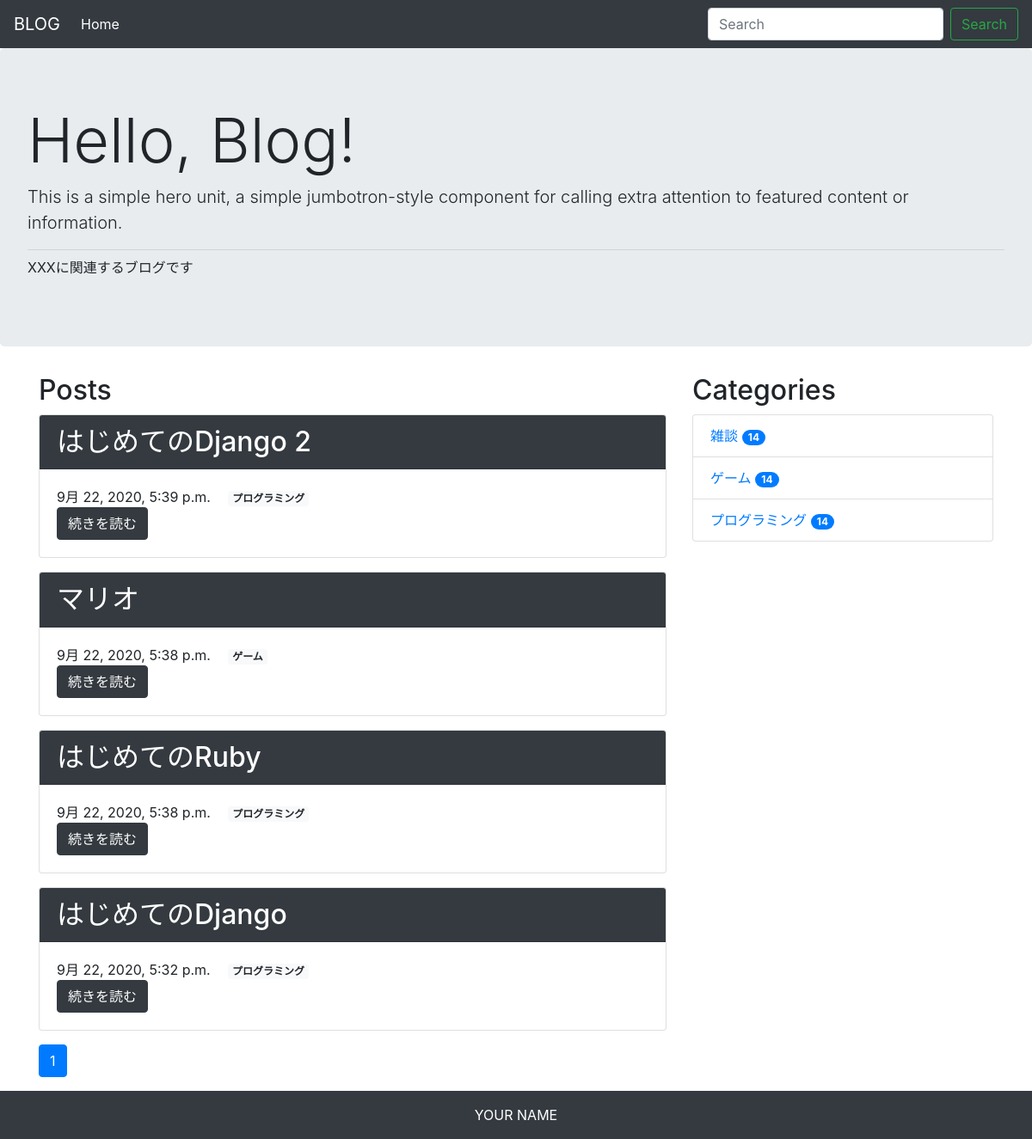
The page / on the database its author committed.
### blog/models.py (models this page shows, shortened)
class Post(models.Model):
    title = models.CharField('タイトル', max_length=255)
    text = models.TextField('本文')
    created_at = models.DateTimeField('作成日', default=timezone.now)
    category = models.ForeignKey(
        Category,
        verbose_name='カテゴリ',
        on_delete=models.PROTECT
    )

class Category(models.Model):
    name = models.CharField('カテゴリ名', max_length=255)
    def __str__(self):
        return self.name

### blog/views.py (the view)
# urls.py: path('', views.IndexView.as_view(), name='index'),
class IndexView(generic.ListView):
    model = Post
    paginate_by = 10
    def get_queryset(self):
        queryset = Post.objects.order_by('-created_at')
        keyword = self.request.GET.get("keyword")
        if keyword:
            queryset = queryset.filter(
                Q(title__icontains=keyword) | Q(text__icontains=keyword)
            )
        return queryset

### blog/context_processors.py (called while the page is built)
def common(request):
    context = {
        'category_list': Category.objects.all()
    }
    return context

### blog/templatetags/mytag.py (called while the page is built)
@register.simple_tag
def url_replace(request, field, value):
    url_dict = request.GET.copy()
    url_dict[field] = value
    return url_dict.urlencode()

### blog/templates/blog/post_list.html
{% extends 'blog/base.html' %}
{% block content %}
<h2>Posts</h2>
{% for post in post_list %}
    <div class="card mb-3">
        <h2 class="card-header bg-dark text-white">{{ post.title }}</h2>
        <div class="card-body">
            <div>
                <span>{{ post.created_at }}</span>
                <span class="badge badge-light ml-3">{{post.category}}</span>
            </div>
            <a href="{% url 'blog:detail' post.pk %}" class="btn btn-dark">続きを読む</a>
        </div>
    </div>
{% endfor %}
{% include 'blog/page.html'%}
{% endblock %}

### blog/templates/blog/base.html (shortened to what this page needs)
<!doctype html>
<html lang="ja">
  <head>
    <link rel="stylesheet" href="https://stackpath.bootstrapcdn.com/bootstrap/4.5.0/css/bootstrap.min.css">
  </head>
  <body>
  <nav class="navbar navbar-expand-lg navbar-dark bg-dark">
    <a class="navbar-brand" href="#">BLOG</a>
    <div class="collapse navbar-collapse" id="navbarSupportedContent">
      <ul class="navbar-nav mr-auto">
        <li class="nav-item active">
          <a class="nav-link" href="{% url 'blog:index'%}">Home</a>
        </li>
      </ul>
      <form class="form-inline my-2 my-lg-0" method="GET" action="{% url 'blog:index' %}">
        <input class="form-control mr-sm-2" type="text" placeholder="Search" aria-label="Search" name="keyword">
        <button class="btn btn-outline-success my-2 my-sm-0" type="submit">Search</button>
      </form>
    </div>
  </nav>
  <div class="jumbotron">
    <h1 class="display-3">Hello, Blog!</h1>
    <p class="lead">This is a simple hero unit, a simple jumbotron-style component for
                    calling extra attention to featured content or information.</p>
    <hr class="my-2">
    <p>XXXに関連するブログです</p>
  </div>
    <div class="container">
      <div class="row">
        <div class="col-12 col-md-8">
        {% block content %}
        {% endblock %}
        </div>
        <div class="col-12 col-md-4">
          <h2>Categories</h2>
          <ul class="list-group">
            {% for category in category_list %}
            <li class="list-group-item d-flex justify-content-between align-items-center">
              <a href="{% url 'blog:category' category.pk%}">
                {{ category.name }}
                <span class="badge badge-primary badge-pill">14</span>
              </a>
            </li>
            {% endfor %}
          </ul>
        </div>
      </div>
    </div>
    <footer class="bg-dark text-white text-center py-3">
      <span>YOUR NAME</span>
    </footer>
  </body>
</html>

### blog/templates/blog/page.html (shortened to what this page needs)
{% load mytag %}
<nav aria-label="Page navigation">
  <ul class="pagination">
      {% for link_page in page_obj.paginator.page_range %}
        {% if link_page == page_obj.number %}
          <li class="page-item active">
            <a class="page-link" href="?{% url_replace request 'page' link_page %}">
              {{ link_page }}
            </a>
          </li>
        {% else %}
          <li class="page-item">
            <a class="page-link" href="?{% url_replace request 'page' link_page %}">
              {{ link_page }}
            </a>
          </li>
        {% endif %}
      {% endfor %}
  </ul>
</nav>

### rows shown on the page
Post: title "はじめてのDjango 2", created_at "9月 22, 2020, 5:39 p.m.", category "プログラミング"
Post: title "マリオ", created_at "9月 22, 2020, 5:38 p.m.", category "ゲーム"
Post: title "はじめてのRuby", created_at "9月 22, 2020, 5:38 p.m.", category "プログラミング"
Post: title "はじめてのDjango", created_at "9月 22, 2020, 5:32 p.m.", category "プログラミング"
Category: name "雑談"
Category: name "ゲーム"
Category: name "プログラミング"

### other values the page prints
{{ link_page }} "1"
